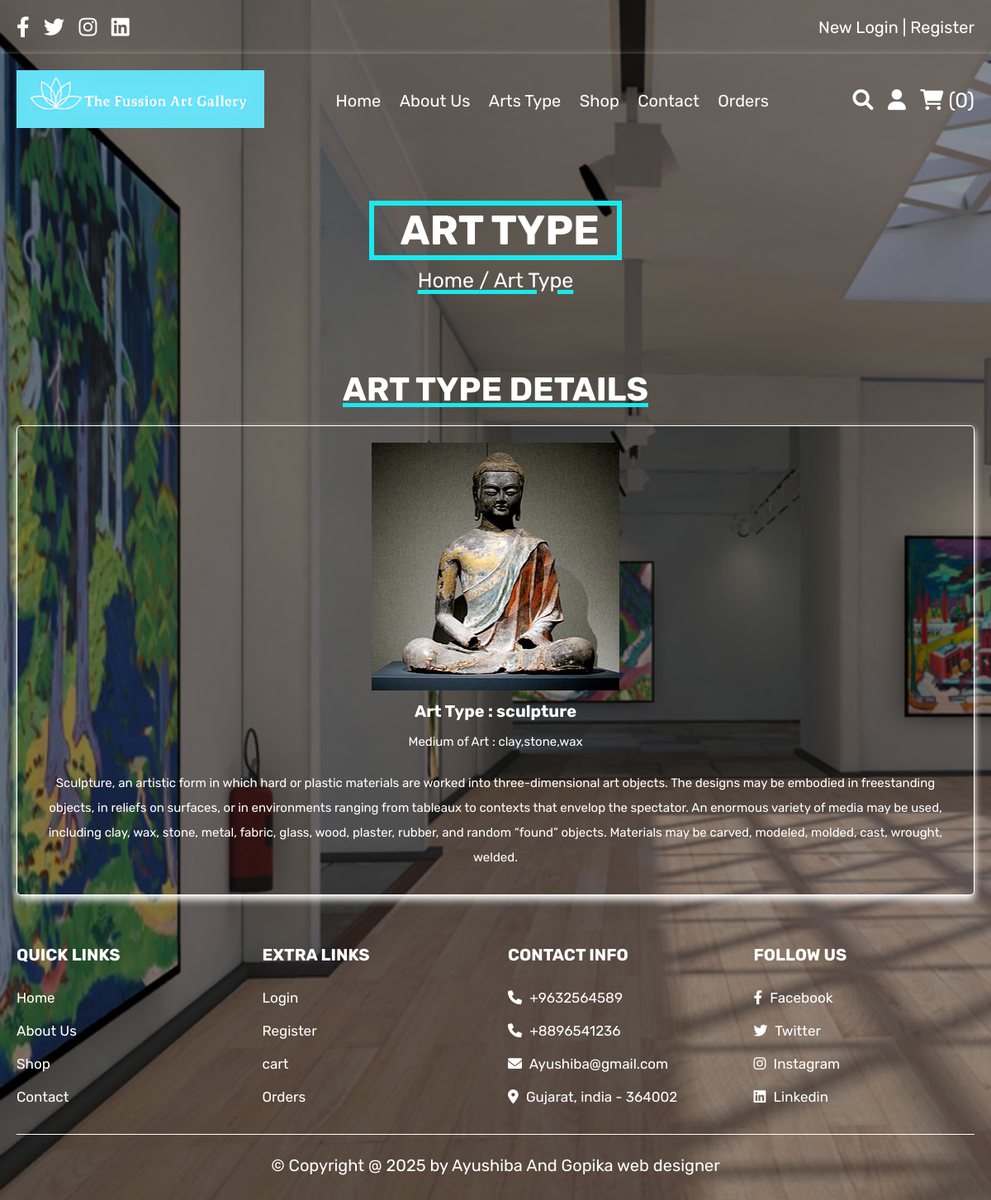
The page /arttype.php on the database its author committed.
### tables this page shows
CREATE TABLE `art_type` (
  `id` int(10) NOT NULL,
  `art_type` varchar(15) NOT NULL,
  `medium_art` varchar(20) NOT NULL,
  `description` varchar(500) NOT NULL,
  `image` varchar(20) NOT NULL
);

### arttype.php (the view, shortened to what this page needs)
<?php
include 'config.php';
?>
<!DOCTYPE html>
<html lang="en">
<head>
   <link rel="stylesheet" href="https://cdnjs.cloudflare.com/ajax/libs/font-awesome/6.0.0/css/all.min.css">
   <link rel="stylesheet" href="css/style.css">
</head>
<body>
<?php include 'header.php'; ?>
<div class="heading">
   <h3 style="border:6px solid rgb(24, 234, 237);">&nbsp; &nbsp;Art Type&nbsp;&nbsp;</h3>
   <p style="text-decoration:5px underline; text-decoration-color:rgb(24, 234, 237);"> <a href="home.php">Home</a> / Art Type </p>
</div>
<section class="reviews"  style="background-color:white;">
   <h1 class="title" style="text-decoration:5px underline; text-decoration-color: rgb(24, 234, 237);">Art Type Details</h1>
   <div class="box-container">
   <?php
      $q=mysqli_query($conn,"SELECT * FROM `art_type`");
      if(mysqli_num_rows($q) > 0){
         while( $ab = mysqli_fetch_assoc($q)){
   ?>
      <div class="box">
         <img style ="width:300px; height:300px; border-redius:500%;" src="<?php echo 'images/'.$ab['image']; ?>" alt="">
         <h3>Art Type : <?php  echo $ab['art_type']; ?></h3>
         <p>Medium of Art : <?php echo $ab['medium_art']; ?></p>
         <p><?php echo $ab['description']; ?></p>
         </div>
        <?php  }
      }else{
         echo '<p class="empty">No Detail Of Artist Placed Yet!</p>';
      }?>
      </div>
   </section>
<?php include 'footer.php'; ?>
</body>
</html>

### css/style.css (style rules this page uses)
:root { --red:#303434; --orange:#000000; --black:#ffffff; --white:white; --light-color:#000000; --light-white:white; --light-bg:var(--black); --border:.10rem solid var(--black); --box-shadow:0 .5rem 1rem rgb(255, 255, 255); }
* { font-family: 'Rubik', sans-serif; margin:0; padding:0; box-sizing: border-box; outline: none; border:none; text-decoration: none; transition:all .2s linear; background-image:linear-gradient(to right,rgba(0, 0, 0, 0.43),rgba(0, 0, 0, 0.437)), url(../images/19.jpg); background-attachment: fixed; background-size: cover; }
html { font-size: 62.5%; overflow-x: hidden; }
section { padding:3rem 2rem; }
.title { text-align: center; margin-bottom: 2rem; text-transform: uppercase; color:var(--white); font-size: 4rem; }
.heading { min-height: 30vh; display: flex; flex-flow: column; align-items: center; justify-content: center; gap:1rem; text-align: center; }
.heading h3 { font-size: 5rem; color:white; text-transform: uppercase; }
.heading p { font-size: 2.5rem; color:white; }
.heading p a { color:var(--purple); }
.reviews { background-color: var(--light-bg); }
.reviews .box-container { max-width: 1200px; margin:0 auto; display: grid; grid-template-columns: repeat(auto-fit, minmax(30rem, 1fr)); align-items: center; gap:1.5rem; justify-content: center; }
.reviews .box-container .box { background-color: var(--white); box-shadow: var(--box-shadow); border:var(--border); border-radius: .5rem; text-align: center; padding:2rem; }
.reviews .box-container .box img { height: 20rem; width: 10rem; border-radius: 0; }
.reviews .box-container .box p { padding:1rem 0; line-height: 2; color:var(--light-white); font-size: 1.5rem; }
.reviews .box-container .box h3 { font-size: 2rem; color:var(--light-white); margin-top: 1rem; }

### rows shown on the page
art_type: image (picture), art_type "sculpture", medium_art "clay,stone,wax", description "Sculpture, an artistic form in which hard or plastic materials are worked into three-dimensional art objects. The designs may be embodied in freestanding objects, in reliefs on surfaces, or in environments ranging from tableaux to contexts that envelop the spectator. An enormous variety of media may be used, including clay, wax, stone, metal, fabric, glass, wood, plaster, rubber, and random “found” objects. Materials may be carved, modeled, molded, cast, wrought, welded."

### other values the page prints
$cart_rows_number "0"
